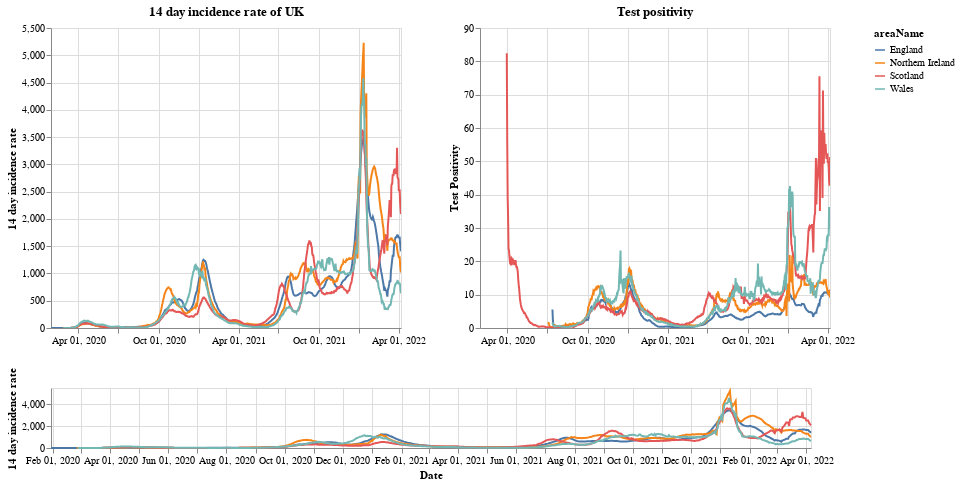

Notebook cell for this chart:
### Markdown cell above
# Plots

First a plot with each country in the UK. The top right shows the positivity rate for (which is the percentage of registered tests which were positive) while the top left is the 14 day incidence rate. The bottom chart can be used to select the timeframe (does not work on a mobile device).

### Code cell
#collapse
brush = alt.selection(type='interval', name='DateBrush',encodings=['x'],fields=['Time'])
leg_selection = alt.selection_multi(fields=['areaName'], bind='legend')

base = alt.Chart(uk_cases).mark_line().encode(
    x=alt.X("yearmonthdate(date):T", axis=alt.Axis(title='Date')),
    y=alt.Y("twoWeeklyCasesRate:Q", axis=alt.Axis(title='14 day incidence rate')),
    tooltip=['areaName', 'date','twoWeeklyCasesRate', 'testPositivity'],
    color='areaName',
    opacity=alt.condition(leg_selection, alt.value(2), alt.value(0.1))
).add_selection(leg_selection).properties(width=350)

upper = base.encode(alt.X('yearmonthdate(date):T', axis=alt.Axis(title=''),
                         scale=alt.Scale(domain=brush))
                   ).properties(title=f'14 day incidence rate of UK')
upper_right = upper.encode(alt.Y('testPositivity:Q', axis=alt.Axis(title='Test Positivity'))).properties(title='Test positivity')
lower = base.properties(height=60, width = 760).add_selection(brush)

(upper | upper_right) & lower

### Figure 1 — Vega-Lite specification as saved in the notebook (floating-point values rounded to 4 significant figures; data arrays with more than 128 entries replaced by an {"elided": "..."} marker saying what was removed)
{"config": {"view": {"continuousWidth": 400, "continuousHeight": 300}}, "vconcat": [{"hconcat": [{"mark": "line", "encoding": {"color": {"type": "nominal", "field": "areaName"}, "opacity": {"condition": {"value": 2, "selection": "selector001"}, "value": 0.1}, "tooltip": [{"type": "nominal", "field": "areaName"}, {"type": "temporal", "field": "date"}, {"type": "quantitative", "field": "twoWeeklyCasesRate"}, {"type": "quantitative", "field": "testPositivity"}], "x": {"type": "temporal", "axis": {"title": ""}, "field": "date", "scale": {"domain": {"selection": "DateBrush"}}, "timeUnit": "yearmonthdate"}, "y": {"type": "quantitative", "axis": {"title": "14 day incidence rate"}, "field": "twoWeeklyCasesRate"}}, "selection": {"selector001": {"type": "multi", "fields": ["areaName"], "bind": "legend"}}, "title": "14 day incidence rate of UK", "width": 350}, {"mark": "line", "encoding": {"color": {"type": "nominal", "field": "areaName"}, "opacity": {"condition": {"value": 2, "selection": "selector001"}, "value": 0.1}, "tooltip": [{"type": "nominal", "field": "areaName"}, {"type": "temporal", "field": "date"}, {"type": "quantitative", "field": "twoWeeklyCasesRate"}, {"type": "quantitative", "field": "testPositivity"}], "x": {"type": "temporal", "axis": {"title": ""}, "field": "date", "scale": {"domain": {"selection": "DateBrush"}}, "timeUnit": "yearmonthdate"}, "y": {"type": "quantitative", "axis": {"title": "Test Positivity"}, "field": "testPositivity"}}, "selection": {"selector001": {"type": "multi", "fields": ["areaName"], "bind": "legend"}}, "title": "Test positivity", "width": 350}]}, {"mark": "line", "encoding": {"color": {"type": "nominal", "field": "areaName"}, "opacity": {"condition": {"value": 2, "selection": "selector001"}, "value": 0.1}, "tooltip": [{"type": "nominal", "field": "areaName"}, {"type": "temporal", "field": "date"}, {"type": "quantitative", "field": "twoWeeklyCasesRate"}, {"type": "quantitative", "field": "testPositivity"}], "x": {"type": "temporal", "axis": {"title": "Date"}, "field": "date", "timeUnit": "yearmonthdate"}, "y": {"type": "quantitative", "axis": {"title": "14 day incidence rate"}, "field": "twoWeeklyCasesRate"}}, "height": 60, "selection": {"selector001": {"type": "multi", "fields": ["areaName"], "bind": "legend"}, "DateBrush": {"type": "interval", "encodings": ["x"], "fields": ["Time"]}}, "width": 760}], "data": {"name": "data-e59f3b69b1ef4fa09cbf3e6fc85832f8"}, "$schema": "https://vega.github.io/schema/vega-lite/v4.8.1.json", "datasets": {"data-e59f3b69b1ef4fa09cbf3e6fc85832f8": {"elided": "3108 records"}}}
